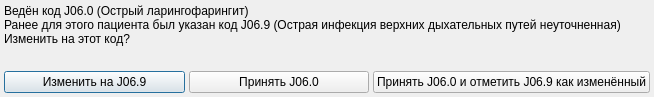
<?xml version="1.0" encoding="UTF-8"?>
<ui version="4.0">
 <class>DiagnosisConfirmationDialog</class>
 <widget class="QDialog" name="DiagnosisConfirmationDialog">
  <property name="geometry">
   <rect>
    <x>0</x>
    <y>0</y>
    <width>654</width>
    <height>97</height>
   </rect>
  </property>
  <property name="windowTitle">
   <string>Внимание</string>
  </property>
  <layout class="QGridLayout" name="gridLayout">
   <property name="margin">
    <number>4</number>
   </property>
   <property name="spacing">
    <number>4</number>
   </property>
   <item row="0" column="0" colspan="3">
    <widget class="QLabel" name="lblMessage">
     <property name="text">
      <string>Ведён код J06.0 (Острый ларингофарингит)
Ранее для этого пациента был указан код J06.9 (Острая инфекция верхних дыхательных путей неуточненная)
Изменить на этот код?</string>
     </property>
     <property name="alignment">
      <set>Qt::AlignLeading|Qt::AlignLeft|Qt::AlignTop</set>
     </property>
     <property name="textInteractionFlags">
      <set>Qt::LinksAccessibleByMouse|Qt::TextSelectableByMouse</set>
     </property>
    </widget>
   </item>
   <item row="1" column="0">
    <widget class="QPushButton" name="btnAcceptOld">
     <property name="text">
      <string>Изменить на J06.9</string>
     </property>
     <property name="default">
      <bool>true</bool>
     </property>
    </widget>
   </item>
   <item row="1" column="1">
    <widget class="QPushButton" name="btnAcceptNew">
     <property name="text">
      <string>Принять J06.0</string>
     </property>
    </widget>
   </item>
   <item row="1" column="2">
    <widget class="QPushButton" name="btnAcceptNewAndModifyOld">
     <property name="text">
      <string>Принять J06.0 и отметить J06.9 как изменённый</string>
     </property>
    </widget>
   </item>
  </layout>
 </widget>
 <resources/>
 <connections/>
</ui>
